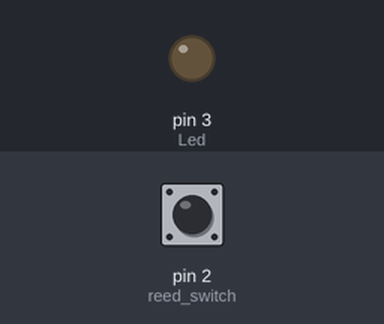
A sketch run on a simulated Arduino Uno, built with avr-gcc and run on an emulated ATmega328P. On the bench: output pins drawn as LEDs (lit = HIGH). The test bench sets the inputs (shaded band); at power-on: pin 2 (reed_switch) HIGH.

Above: at 1.2 s.
1.3 s: pin 2 (reed_switch) pulled LOW for 0.15 s
At 1.37 s:
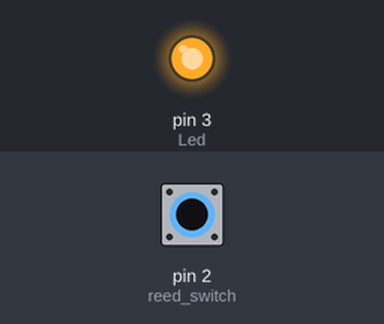
2.9 s: pin 2 (reed_switch) pulled LOW for 3.2 s
At 7.0 s:
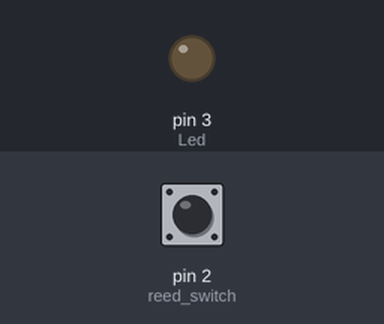
Timing chart, 0 to 8.5 s (numbered marks = the images above; inputs shaded):
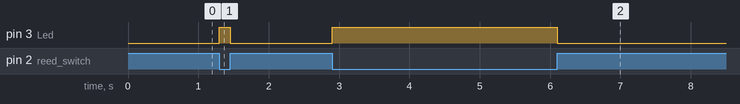

Measured:
- after the input at 1.3 s, pin 3 (Led): LOW → HIGH at once, → LOW 0.15 s later
- after the input at 2.9 s, pin 3 (Led): LOW → HIGH at once, → LOW 3.2 s later

The sketch:

reed_switch.ino
```cpp
int reed_switch = 2;
int Led = 3;

void setup() {
  pinMode(reed_switch,INPUT_PULLUP);
  pinMode(Led,OUTPUT);

}

void loop() {
  if(digitalRead(reed_switch) == LOW ){
    digitalWrite(Led,HIGH);
  }else{
    digitalWrite(Led,LOW);
  }
}
```
